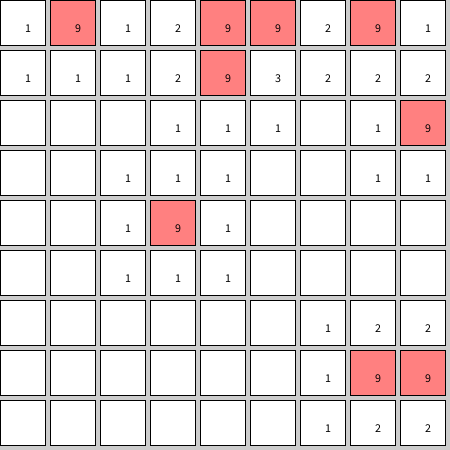
Frame 1 (no input)
Frame 60 (the mouse pressed at the canvas centre just before this capture): identical to frame 1, image omitted
Frame 120 (the mouse held since frame 60 and released just before this capture): identical to frame 1, image omitted

The Processing sketch that drew this single still picture (run headless with seeded random() and noise(); from frame 60 on, the mouse is pressed at the canvas centre):

// Processing sketch: week11_9
// ── week11_9.pde
int [][]mine = new int[9][9];
void setup(){
  size(450, 450);
  for (int i=0; i<9; i++) mine[i][0]=9;
  for (int k=0; k<1000; k++){
    int i = int(random(9)), j = int(random(9));
    int i2 = int(random(9)), j2 = int(random(9));
    int tmp = mine[i][j];
    mine[i][j] = mine[i2][j2];
    mine[i2][j2] = tmp;
  }
  for (int i=0; i<9; i++){
    for (int j=0; j<9; j++){ // 遇到紅色的地雷附近要+1
      if (mine[i][j]==9){
        addNumber(i-1, j-1);
        addNumber(i-1, j);
        addNumber(i-1, j+1);
        addNumber(i, j-1);
        addNumber(i, j); // 自己本身
        addNumber(i, j+1);
        addNumber(i+1, j-1);
        addNumber(i+1, j);
        addNumber(i+1, j+1);
      }
    }
  }
}
void addNumber(int i, int j){
  if (i<0 || j<0 || i>=9 || j>=9) return; // 超過範圍不做事
  if (mine[i][j]!=9) mine[i][j]++; // 不是地雷就可以+1
}
void draw(){
  for (int i=0; i<9; i++){
    for (int j=0; j<9; j++){
      if (mine[i][j]==9) fill(255, 128, 128);
      else fill(255);
      rect(j*50, i*50, 45, 45);
      
      if (mine[i][j]!=0){
        fill(0); text(" "+mine[i][j], j*50+23, i*50+23, 45, 45);
      }
    }
  }
}
